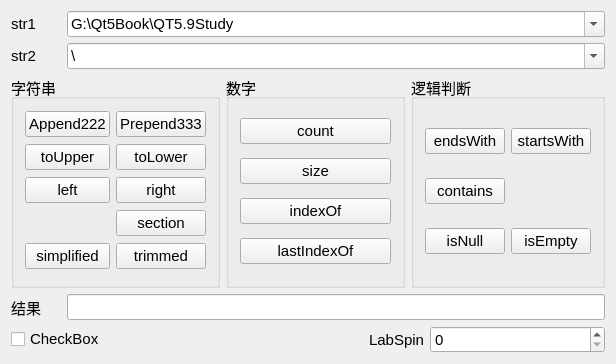
<?xml version="1.0" encoding="UTF-8"?>
<ui version="4.0">
 <class>Widget</class>
 <widget class="QWidget" name="Widget">
  <property name="geometry">
   <rect>
    <x>0</x>
    <y>0</y>
    <width>616</width>
    <height>364</height>
   </rect>
  </property>
  <property name="font">
   <font>
    <pointsize>11</pointsize>
   </font>
  </property>
  <property name="windowTitle">
   <string>QString常用功能</string>
  </property>
  <layout class="QVBoxLayout" name="verticalLayout">
   <item>
    <layout class="QGridLayout" name="gridLayout_2">
     <item row="0" column="0">
      <widget class="QLabel" name="label">
       <property name="maximumSize">
        <size>
         <width>50</width>
         <height>16777215</height>
        </size>
       </property>
       <property name="text">
        <string>str1</string>
       </property>
      </widget>
     </item>
     <item row="0" column="2">
      <widget class="QComboBox" name="comboBox1">
       <property name="editable">
        <bool>true</bool>
       </property>
       <item>
        <property name="text">
         <string>G:\Qt5Book\QT5.9Study</string>
        </property>
       </item>
       <item>
        <property name="text">
         <string>G:\Qt5Book\QT5.9Study\qw.cpp</string>
        </property>
       </item>
       <item>
        <property name="text">
         <string>学生姓名，男，1984-3-4，汉族，山东</string>
        </property>
       </item>
      </widget>
     </item>
     <item row="1" column="0">
      <widget class="QLabel" name="label_2">
       <property name="maximumSize">
        <size>
         <width>50</width>
         <height>16777215</height>
        </size>
       </property>
       <property name="text">
        <string>str2</string>
       </property>
      </widget>
     </item>
     <item row="1" column="2">
      <widget class="QComboBox" name="comboBox2">
       <property name="editable">
        <bool>true</bool>
       </property>
       <item>
        <property name="text">
         <string>\</string>
        </property>
       </item>
       <item>
        <property name="text">
         <string>.cpp</string>
        </property>
       </item>
       <item>
        <property name="text">
         <string>:</string>
        </property>
       </item>
       <item>
        <property name="text">
         <string>，</string>
        </property>
       </item>
      </widget>
     </item>
    </layout>
   </item>
   <item>
    <layout class="QHBoxLayout" name="horizontalLayout">
     <item>
      <widget class="QGroupBox" name="groupBox">
       <property name="title">
        <string>字符串</string>
       </property>
       <layout class="QGridLayout" name="gridLayout_3">
        <item row="3" column="1">
         <widget class="QPushButton" name="pushButton_14">
          <property name="text">
           <string>section</string>
          </property>
         </widget>
        </item>
        <item row="0" column="0">
         <widget class="QPushButton" name="pushButton">
          <property name="text">
           <string>Append222</string>
          </property>
         </widget>
        </item>
        <item row="0" column="1">
         <widget class="QPushButton" name="pushButton_2">
          <property name="text">
           <string>Prepend333</string>
          </property>
         </widget>
        </item>
        <item row="1" column="0">
         <widget class="QPushButton" name="pushButton_11">
          <property name="text">
           <string>toUpper</string>
          </property>
         </widget>
        </item>
        <item row="1" column="1">
         <widget class="QPushButton" name="pushButton_12">
          <property name="text">
           <string>toLower</string>
          </property>
         </widget>
        </item>
        <item row="2" column="0">
         <widget class="QPushButton" name="pushButton_15">
          <property name="text">
           <string>left</string>
          </property>
         </widget>
        </item>
        <item row="2" column="1">
         <widget class="QPushButton" name="pushButton_16">
          <property name="text">
           <string>right</string>
          </property>
         </widget>
        </item>
        <item row="4" column="0">
         <widget class="QPushButton" name="pushButton_17">
          <property name="text">
           <string>simplified</string>
          </property>
         </widget>
        </item>
        <item row="4" column="1">
         <widget class="QPushButton" name="pushButton_13">
          <property name="text">
           <string>trimmed</string>
          </property>
         </widget>
        </item>
       </layout>
      </widget>
     </item>
     <item>
      <widget class="QGroupBox" name="groupBox_3">
       <property name="title">
        <string>数字</string>
       </property>
       <layout class="QVBoxLayout" name="verticalLayout_2">
        <item>
         <widget class="QPushButton" name="pushButton_4">
          <property name="text">
           <string>count</string>
          </property>
         </widget>
        </item>
        <item>
         <widget class="QPushButton" name="pushButton_5">
          <property name="text">
           <string>size</string>
          </property>
         </widget>
        </item>
        <item>
         <widget class="QPushButton" name="pushButton_7">
          <property name="text">
           <string>indexOf</string>
          </property>
         </widget>
        </item>
        <item>
         <widget class="QPushButton" name="pushButton_9">
          <property name="text">
           <string>lastIndexOf</string>
          </property>
         </widget>
        </item>
       </layout>
      </widget>
     </item>
     <item>
      <widget class="QGroupBox" name="groupBox_2">
       <property name="title">
        <string>逻辑判断</string>
       </property>
       <layout class="QGridLayout" name="gridLayout_5">
        <item row="0" column="0">
         <widget class="QPushButton" name="pushButton_6">
          <property name="text">
           <string>endsWith</string>
          </property>
         </widget>
        </item>
        <item row="0" column="1">
         <widget class="QPushButton" name="pushButton_10">
          <property name="text">
           <string>startsWith</string>
          </property>
         </widget>
        </item>
        <item row="1" column="0">
         <widget class="QPushButton" name="pushButton_3">
          <property name="text">
           <string>contains</string>
          </property>
         </widget>
        </item>
        <item row="2" column="0">
         <widget class="QPushButton" name="pushButton_18">
          <property name="text">
           <string>isNull</string>
          </property>
         </widget>
        </item>
        <item row="2" column="1">
         <widget class="QPushButton" name="pushButton_8">
          <property name="text">
           <string>isEmpty</string>
          </property>
         </widget>
        </item>
       </layout>
      </widget>
     </item>
    </layout>
   </item>
   <item>
    <layout class="QGridLayout" name="gridLayout">
     <item row="0" column="0">
      <widget class="QLabel" name="label_3">
       <property name="maximumSize">
        <size>
         <width>50</width>
         <height>16777215</height>
        </size>
       </property>
       <property name="text">
        <string>结果</string>
       </property>
      </widget>
     </item>
     <item row="0" column="1" colspan="3">
      <widget class="QLineEdit" name="edtResult"/>
     </item>
     <item row="1" column="0" colspan="2">
      <widget class="QCheckBox" name="checkBox">
       <property name="text">
        <string>CheckBox</string>
       </property>
      </widget>
     </item>
     <item row="1" column="2">
      <widget class="QLabel" name="LabSpin">
       <property name="text">
        <string>LabSpin</string>
       </property>
       <property name="alignment">
        <set>Qt::AlignRight|Qt::AlignTrailing|Qt::AlignVCenter</set>
       </property>
      </widget>
     </item>
     <item row="1" column="3">
      <widget class="QSpinBox" name="spinBox">
       <property name="maximum">
        <number>1000</number>
       </property>
      </widget>
     </item>
    </layout>
   </item>
  </layout>
 </widget>
 <layoutdefault spacing="6" margin="11"/>
 <resources/>
 <connections/>
</ui>
